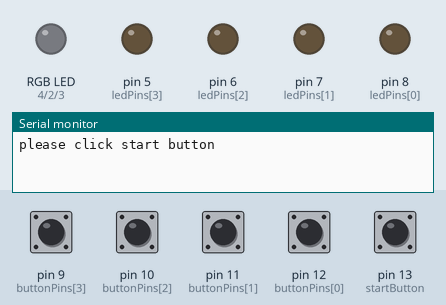
Bench run of a sketch on a simulated Arduino Uno, built with avr-gcc and run on an emulated ATmega328P. On the bench: an RGB LED mixed from three pins (HIGH = lit), output pins drawn as LEDs (lit = HIGH), the last lines printed to the serial monitor. Dashed ring = blinking. Inputs (shaded band) come from the test bench; at power-on: pin 9 (buttonPins[3]), pin 10 (buttonPins[2]), pin 11 (buttonPins[1]), pin 12 (buttonPins[0]) HIGH, pin 13 (startButton) LOW.

Above: at 5.3 s.
5.4 s: pin 9 (buttonPins[3]) pulled LOW for 0.15 s
At 5.53 s:
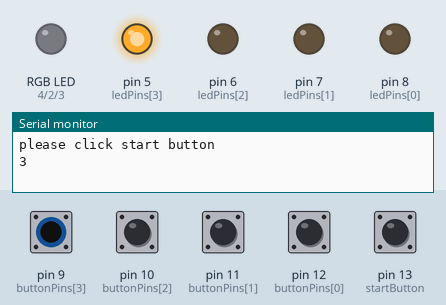
7.1 s: pin 10 (buttonPins[2]) pulled LOW for 0.15 s
At 7.23 s:
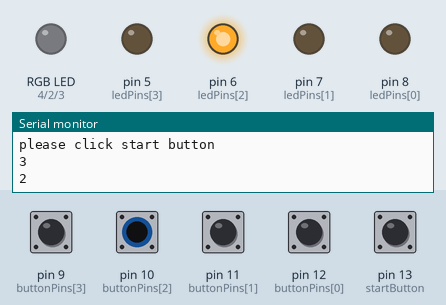
8.8 s: pin 11 (buttonPins[1]) pulled LOW for 0.15 s
At 8.94 s:
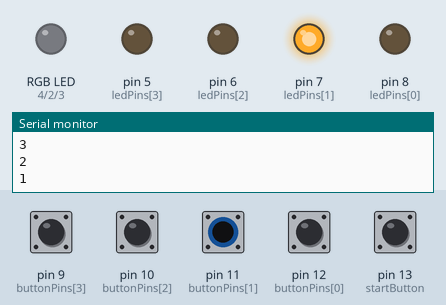
10.5 s: pin 12 (buttonPins[0]) pulled LOW for 0.15 s
At 12.6 s:
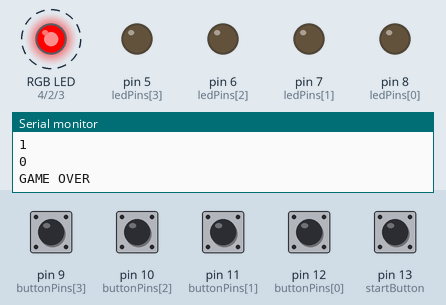
13.5 s: pin 13 (startButton) pulled HIGH for 1 s
Timing chart, 0 to 17.0 s (numbered marks = the images above; inputs shaded):
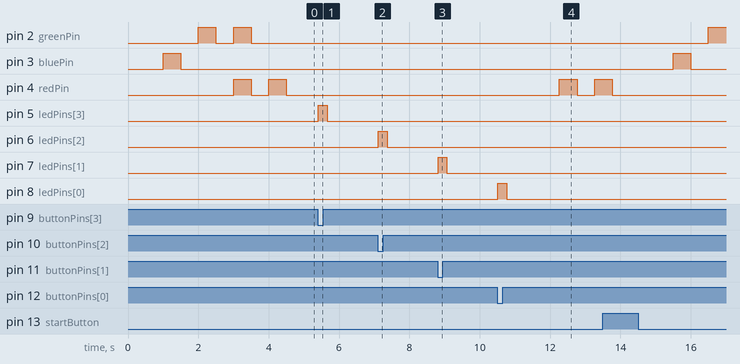

The sketch:

SimonSays_Sophia.ino.ino
```cpp
/*
 Program name: Simon Says
 Author: Sophia
 Date: November 26, 2024
 Description: A program that plays a specific 4 colour sequence on a RGB Led when the start button is clicked.
 				* The user is required to "Play back" the 4 colour sequence using the led's connected to buttons.
        * If the user gets the sequence correct, the RGB Led will shine green, otherwise it will shine red.
*/
//initializing the pins.
const int ledPins[]={8,7,6,5};
const int buttonPins[] = {12,11,10,9};
const int startButton = 13;
int redPin = 4;
int bluePin = 3;
int greenPin = 2;

int sequence[4];
int userInput[4];

boolean startPressed = false;

void setup() {

  //led setups
  for(int i = 0; i < 4; i++){
    pinMode(ledPins[i], OUTPUT);
  }


  //button setups
  for(int i = 0; i<4; i++){
    pinMode(buttonPins[i], INPUT_PULLUP);
  }


  pinMode(startButton, INPUT);

  pinMode(redPin, OUTPUT);
  pinMode(greenPin, OUTPUT);
  pinMode(bluePin, OUTPUT);

  Serial.begin(9600);
}


void loop() {
  Serial.println("\nplease click start button");
  while (digitalRead(startButton) == HIGH) { //loops nothing when buttonPin is high. It will only execute the code below once it is clicked.
  }
  delay(1000);
  generateSequence(); //function to generate the specific sequence
  playRGBsequence(); //function to play the specific sequence
  if (userInputs()) {//user input function detects whether it's the same as the sequence.
    Serial.println("CONGRATULATIONS! YOU WIN!");
    digitalWrite(greenPin, LOW);
    delay(100);
    digitalWrite(greenPin, HIGH);
    delay(500);
    digitalWrite(greenPin, LOW);
    delay(500);
    digitalWrite(greenPin, HIGH);
    delay(500);
    digitalWrite(greenPin, LOW);
  }
  else{
    Serial.println("GAME OVER");
    delay(500);
    digitalWrite(redPin, HIGH);
    delay(500);
    digitalWrite(redPin, LOW);
    delay(500);
    digitalWrite(redPin, HIGH);
    delay(500);
    digitalWrite(redPin, LOW);
  }
}


void generateSequence() {

  sequence[0] = 2;
  sequence[1] = 1;
  sequence[2] = 3;
  sequence[3] = 0;
}

void playSequence() {
  for(int i=0; i<4; i++){
    int led = sequence[i];
    digitalWrite(ledPins[led], HIGH);
    delay(500);
    digitalWrite(ledPins[led], LOW);
    delay(250);
    Serial.println(led);
  }
}

void playRGBsequence(){
  digitalWrite(redPin, LOW);
  digitalWrite(greenPin, LOW);
  digitalWrite(bluePin, HIGH);
  delay(500);
  digitalWrite(redPin, LOW);
  digitalWrite(greenPin, LOW);
  digitalWrite(bluePin, LOW);
  delay(500);
  digitalWrite(redPin, LOW);
  digitalWrite(greenPin, HIGH);
  digitalWrite(bluePin, LOW);
  delay(500);
  digitalWrite(redPin, LOW);
  digitalWrite(greenPin, LOW);
  digitalWrite(bluePin, LOW);
  delay(500);
  digitalWrite(redPin, HIGH);
  digitalWrite(greenPin, HIGH);
  digitalWrite(bluePin, LOW);
  delay(500);
  digitalWrite(redPin, LOW);
  digitalWrite(greenPin, LOW);
  digitalWrite(bluePin, LOW);
  delay(500);
  digitalWrite(redPin, HIGH);
  digitalWrite(greenPin, LOW);
  digitalWrite(bluePin, LOW);
  delay(500);
  digitalWrite(redPin, LOW);
}

int buttonState(){
  int button1State = digitalRead(buttonPins[0]);
  int button2State = digitalRead(buttonPins[1]);
  int button3State = digitalRead(buttonPins[2]);
  int button4State = digitalRead(buttonPins[3]);
//returns the number corresponding to the button in sequence.
  if(button1State == LOW){
    return 0;
  }
  else if(button2State == LOW){
    return 1;
  }
  else if(button3State == LOW){
    return 2;
  }
  else if(button4State == LOW){
    return 3;
  }
  else{
    return 200;
  }
}

bool userInputs() {
  bool verdict = true;
  for (int i=0; i<4; i++){
    int bn = 100;
    while (bn > 10) {
      bn = buttonState();
      delay(10);
    }
    Serial.println(bn);
    if (bn != sequence[i]) { //equal to the sequence
      verdict = false;
    }
    digitalWrite(ledPins[bn], HIGH); //light up the led when the button is being pressed
    delay(250);
    digitalWrite(ledPins[bn], LOW);

    // reset for the next button click
    bn = 100;
    delay(1000);
  }
  return verdict;
}
```

Measured:
- after the input at 5.4 s, pin 5 (ledPins[3]): LOW → HIGH at once, → LOW 0.25 s later
- after the input at 7.1 s, pin 6 (ledPins[2]): LOW → HIGH at once, → LOW 0.25 s later
- after the input at 8.8 s, pin 7 (ledPins[1]): LOW → HIGH at once, → LOW 0.25 s later
- after the input at 10.5 s, pin 4 (redPin): LOW → HIGH after 1.8 s, → LOW 0.50 s later, → HIGH 0.50 s later; pin 8 (ledPins[0]): LOW → HIGH at once, → LOW 0.25 s later
- by itself, pin 2 (greenPin): alternates HIGH for 0.50 s and LOW for 0.50 s, 4 changes in all, then stays LOW
